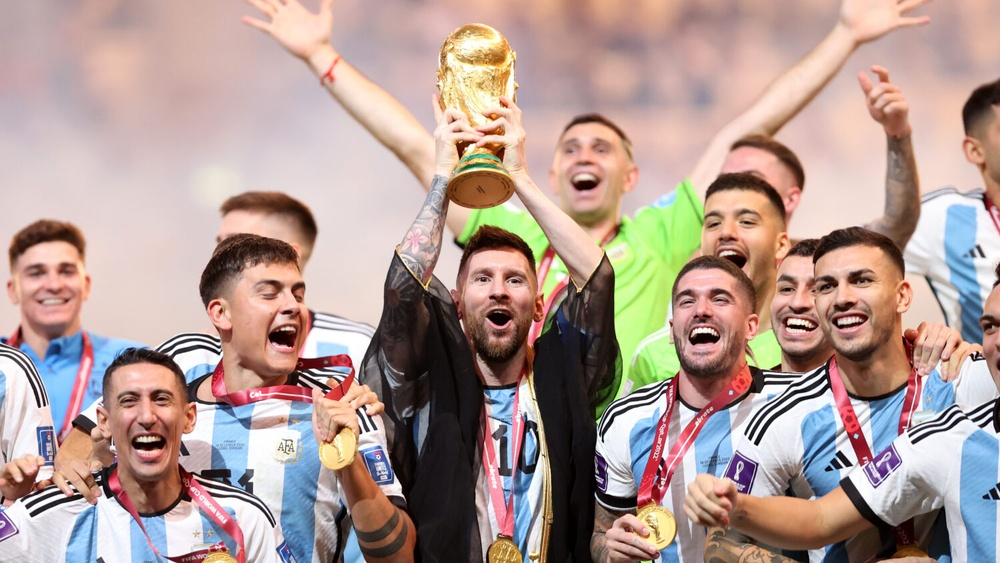
#> input picture photos/arg1.jpg, 1000 x 563 px, shrunk from 1500 x 844 before the run
$ python face_detect.py
#> lines starting #> are read from the running program, lines starting #| are printed output that depends on the picture; after the words box and inside, x2 and y2 are one past the last pixel; in counts of white or black regions, pixels touching at a corner belong together
import cv2 as cv

# face detection is different from face recognition. Face detection is the process of identifying and locating faces in an image or video, while face recognition is the process of identifying or verifying a person's identity based on their facial features.
# Haar cascades are a machine learning-based approach for object detection, including face detection. They are based on the concept of Haar-like features, which are simple rectangular features that can be used to represent the presence or absence of certain patterns in an image. The Haar cascade classifier is trained on a large dataset of positive and negative examples to learn how to detect specific objects, such as faces.
# The Haar cascade classifier works by scanning the input image at multiple scales and locations, applying the learned Haar-like features to determine if a face is present in each region. If the features match the trained model, the classifier will output a positive detection, indicating the presence of a face. The Haar cascade method is efficient and can be used in real-time applications, making it a popular choice for face detection tasks.

img = cv.imread('photos/arg1.jpg')
#> img is the input picture: shape (563, 1000, 3); mean B, G, R 148, 154.8, 177.3
cv.imshow('Arg1', img)

gray = cv.cvtColor(img, cv.COLOR_BGR2GRAY)
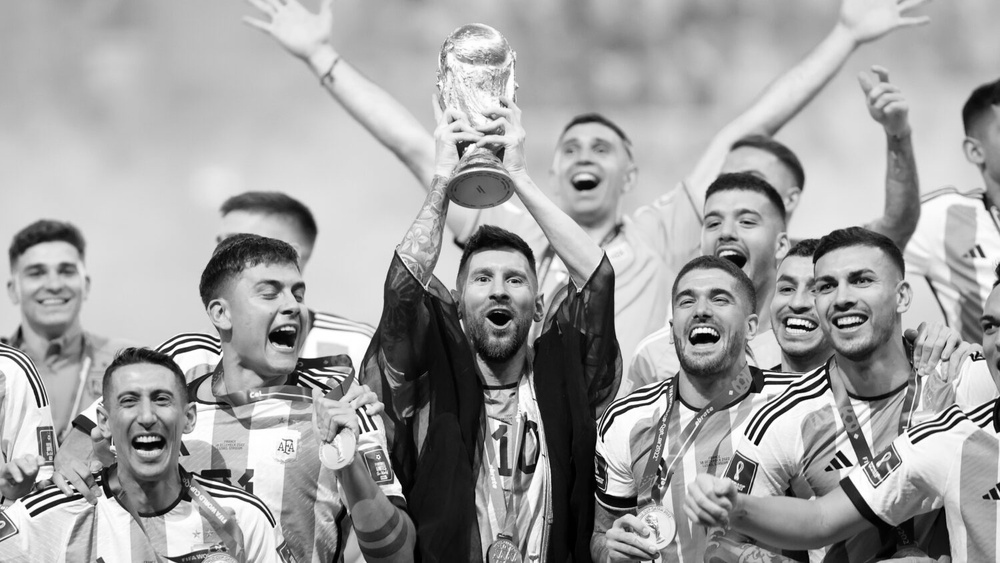
#> gray: shape (563, 1000); min 0, max 255, mean 160.8
cv.imshow('Gray', gray)

haar_cascade = cv.CascadeClassifier('haar_face.xml') # The cv.CascadeClassifier function is used to load a pre-trained Haar cascade classifier from an XML file. The parameter 'haar_face.xml' is the filename of the XML file that contains the trained model for face detection. This file should be located in the same directory as the script or provide the correct path to the file. The Haar cascade classifier will be used to detect faces in the input image based on the features it has learned during training.

faces_rect = haar_cascade.detectMultiScale(gray, scaleFactor=1.1, minNeighbors=2)
#> faces_rect = [[549, 119, 73, 73], [661, 265, 85, 85], [10, 237, 85, 85], [458, 246, 80, 80], [758, 254, 84, 84], [99, 362, 95, 95], [684, 186, 87, 87], [798, 245, 96, 96], [243, 256, 88, 88], [669, 424, 116, 116], [192, 156, 137, 137]]

for (x,y,w,h) in faces_rect: # The for loop iterates over the list of detected faces, where each face is represented as a rectangle defined by its top-left corner (x, y) and its width (w) and height (h). The loop extracts these values for each detected face and uses them to draw a rectangle around the face in the original image. The cv.rectangle function is used to draw the rectangle, with the parameters specifying the image to draw on, the top-left corner of the rectangle, the bottom-right corner of the rectangle (calculated using x+w and y+h), the color of the rectangle (in this case, green), and the thickness of the rectangle's border.
    cv.rectangle(img, (x,y), (x+w,y+h), (0,255,0), thickness=2)
#> this loop made 11 passes
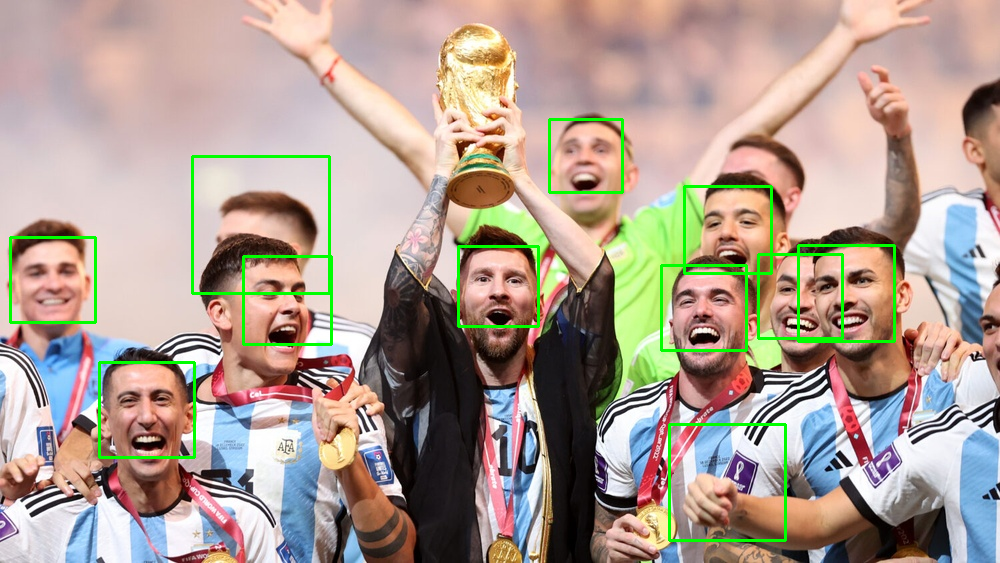
#> img: shape (563, 1000, 3); 2.16% of pixels changed, all inside (x1, y1, x2, y2) = (9, 118, 896, 542)

print(f'Number of faces found = {len(faces_rect)}')
#| Number of faces found = 11

cv.imshow('Detected Faces', img)

cv.waitKey(0)

$ run again, with photos/cat1.jpg copied over photos/arg1.jpg
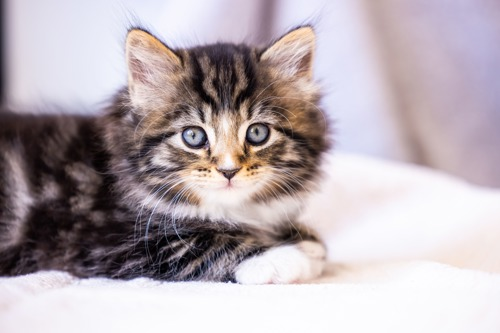
#> input picture photos/cat1.jpg, 500 x 333 px
#> img is the input picture: shape (333, 500, 3); mean B, G, R 177.9, 172.5, 183.2
#> `gray = cv.cvtColor(img, cv.COLOR_BGR2GRAY)`:
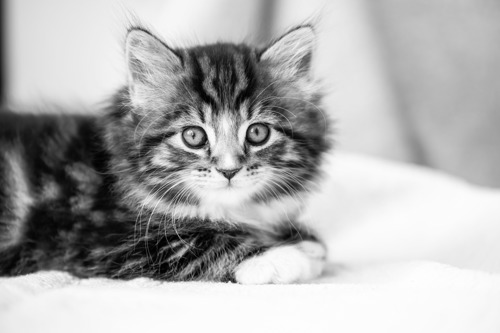
#> gray: shape (333, 500); min 0, max 255, mean 176.3
#> faces_rect = ()
#| Number of faces found = 0

$ run again, with photos/cat2.jpg copied over photos/arg1.jpg
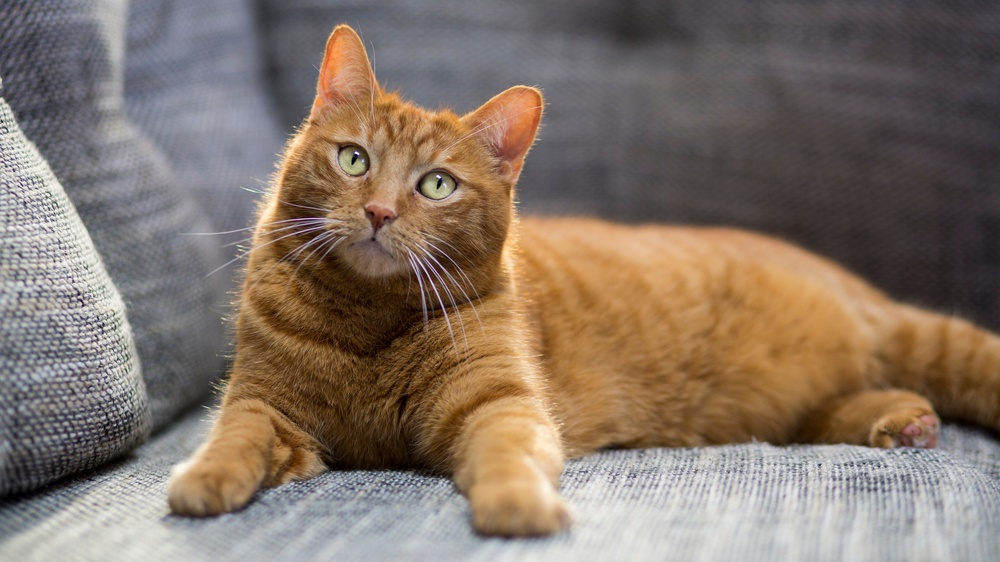
#> input picture photos/cat2.jpg, 1000 x 562 px, shrunk from 2121 x 1193 before the run
#> img is the input picture: shape (562, 1000, 3); mean B, G, R 103.8, 116.1, 131.8
#> `gray = cv.cvtColor(img, cv.COLOR_BGR2GRAY)`:
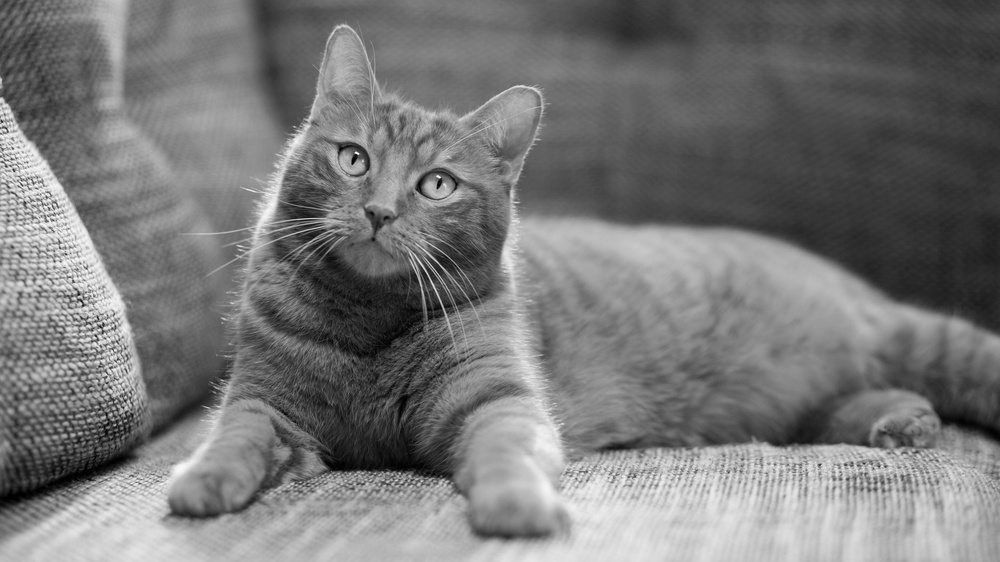
#> gray: shape (562, 1000); min 0, max 253, mean 119.4
#> faces_rect = [[378, 162, 28, 28], [923, 447, 36, 36], [209, 281, 43, 43], [116, 276, 58, 58], [563, 479, 59, 59], [64, 153, 70, 70], [545, 334, 73, 73], [145, 59, 126, 126]]
#> the loop `for (x,y,w,h) in faces_rect: # The for loop iterates over the list of ..` made 8 passes
#> after the loop `for (x,y,w,h) in faces_rect: # The for loop iterates over the list of ..`:
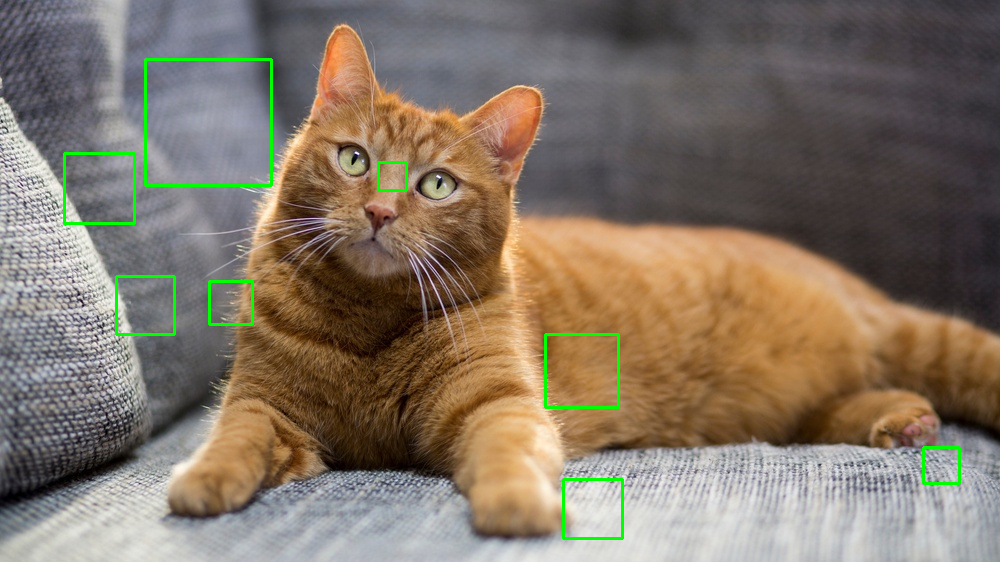
#> img: shape (562, 1000, 3); 1.05% of pixels changed, all inside (x1, y1, x2, y2) = (63, 58, 961, 540)
#| Number of faces found = 8

$ run again, with photos/messi1.jpg copied over photos/arg1.jpg
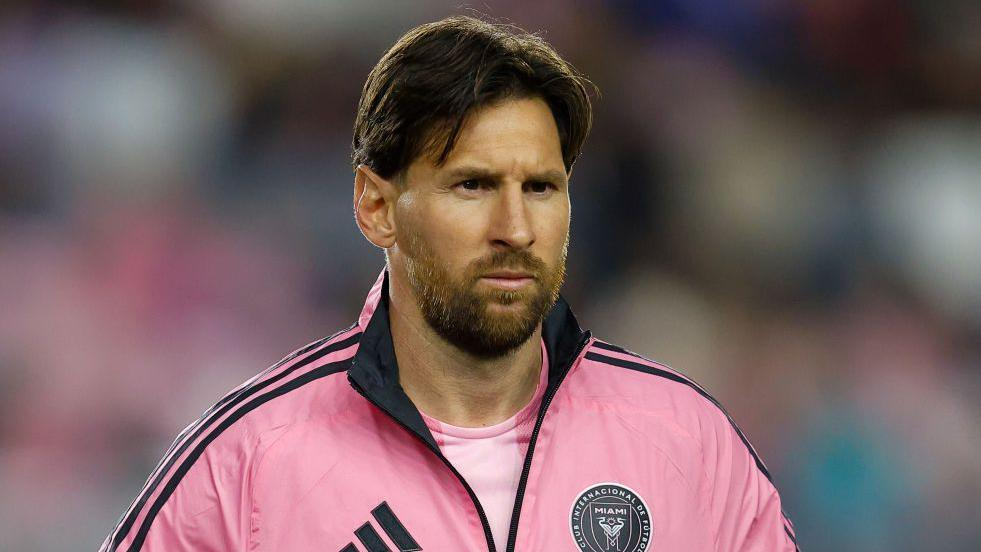
#> input picture photos/messi1.jpg, 981 x 552 px
#> img is the input picture: shape (552, 981, 3); mean B, G, R 97.3, 95.4, 117.8
#> `gray = cv.cvtColor(img, cv.COLOR_BGR2GRAY)`:
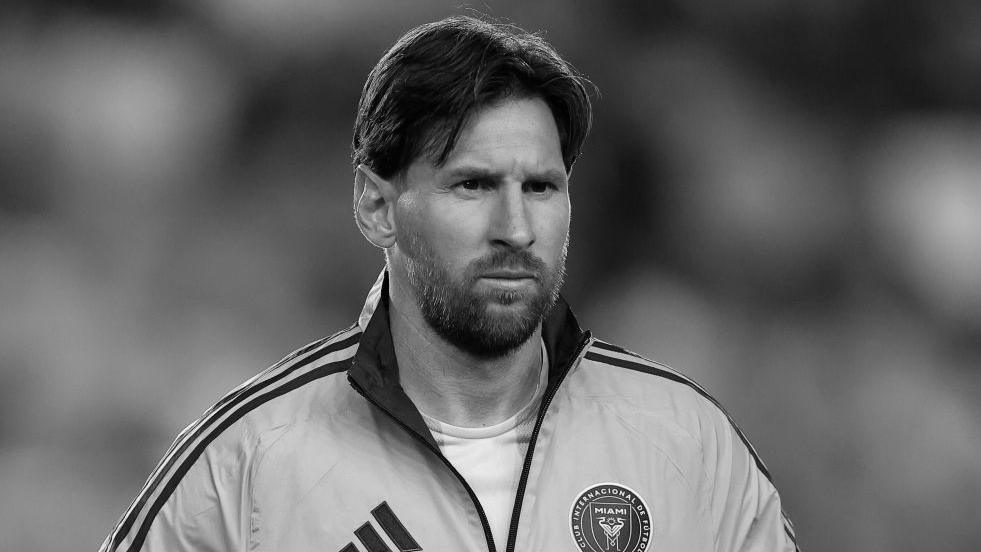
#> gray: shape (552, 981); min 0, max 254, mean 102.3
#> faces_rect = [[414, 112, 193, 193]]
#> the loop `for (x,y,w,h) in faces_rect: # The for loop iterates over the list of ..` made 1 pass
#> after the loop `for (x,y,w,h) in faces_rect: # The for loop iterates over the list of ..`:
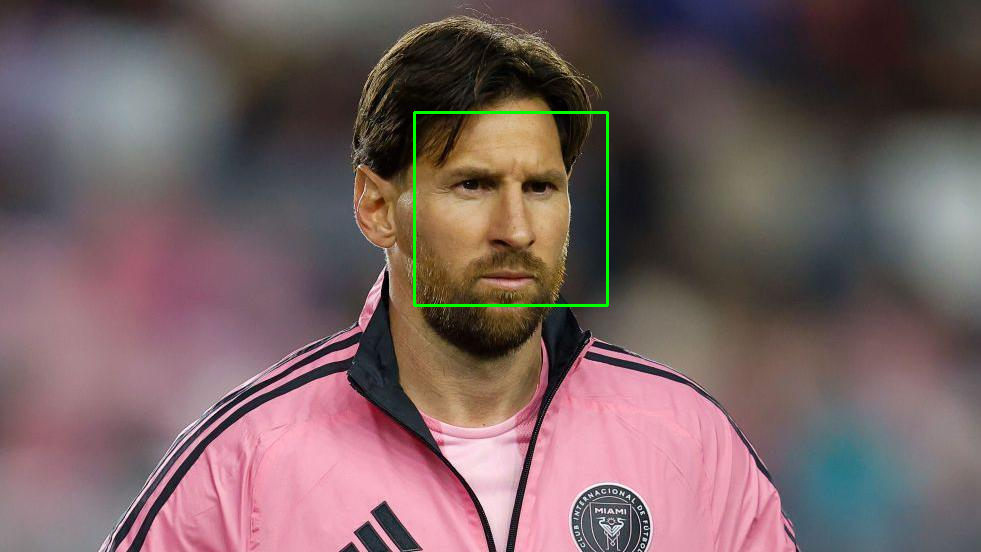
#> img: shape (552, 981, 3); 0.43% of pixels changed, all inside (x1, y1, x2, y2) = (413, 111, 609, 307)
#| Number of faces found = 1
